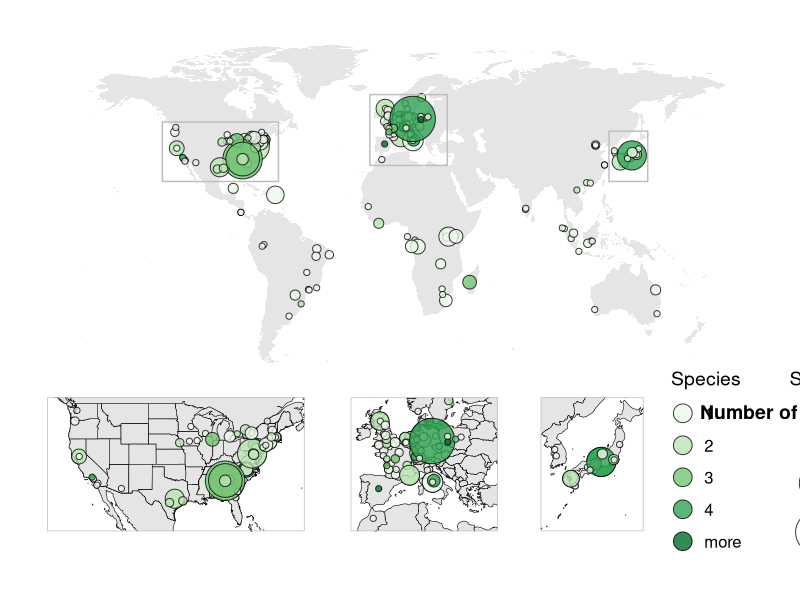
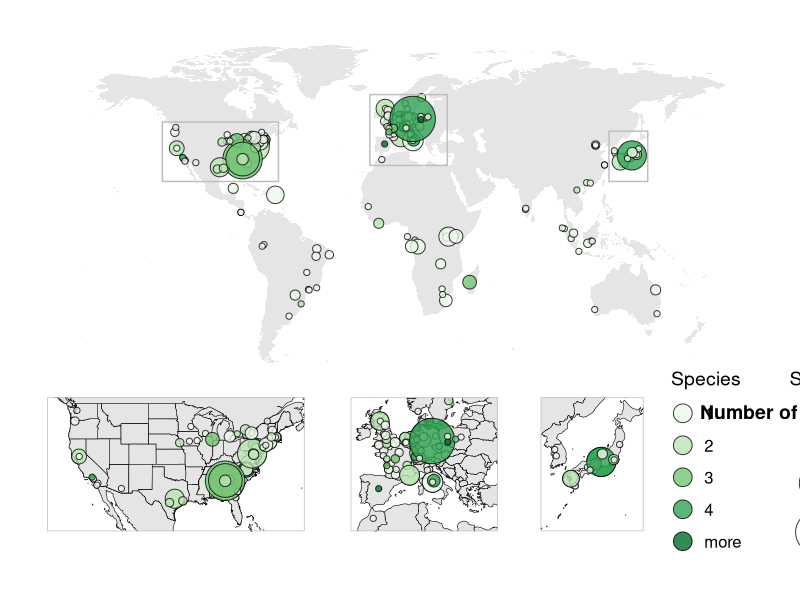

These charts were generated, in order, by the following R code:
## ---- chunk 1
library(tidyverse)
library(cowplot)
library(maps)
library(viridis)
## ---- chunk 2
studies <- read_csv("../data/studies_gsheet.csv")
sites <- read_csv("../data/sites_gsheet.csv")
## ---- chunk 3
df <- studies %>% 
  group_by(site) %>% 
  summarise(Nstudies = n_distinct(studyID),
            Nspecies = n_distinct(species)) %>% 
  mutate(legend_species = ifelse(Nspecies > 4, "more      ", Nspecies))%>%
  left_join(sites)
## ---- chunk 4
df %>% 
  arrange(desc(Nspecies), desc(Nstudies)) %>% 
  mutate(site2 = str_sub(site, 1, 40)) %>% 
  select(site2, country, Nstudies, Nspecies)
## ---- chunk 5
world <- map("world", plot = FALSE, fill = TRUE) %>% fortify()
## ---- chunk 6
ms <- ggplot(df, aes(x = long, y = lat)) +
  geom_polygon(data = world, aes(group = group), fill = "grey90") +
  geom_point(aes(size = Nstudies, fill = legend_species), shape = 21, alpha = .8) +
  theme_map() +
  # to have them side by side
  scale_fill_brewer("Species", palette = "Greens") +
  scale_size_area("Studies", max_size = 15, breaks = c(1, 20, 40, 60)) +
  theme(legend.box = "horizontal") +
  guides(fill = guide_legend(override.aes = list(size = 6), keyheight = 1.6, order = 1),
         size = guide_legend(keyheight = 1.6, order = 0))

legend <- get_legend(ms)
# plot_grid(legend)

msx <- ms +
  annotate("rect", ymin = c(24, 31, 24), ymax = c(46, 62, 50), xmin = c(124, -12, -130), 
           xmax = c(146, 32, -64), size = .5, col = "grey", fill = NA) + 
  coord_fixed(1.3, ylim = c(-55, 83.59961)) +
  theme(legend.position = "none")
## ---- chunk 7
# japan
ms1 <- ms + 
  geom_polygon(data = world, aes(group = group), col = "black", fill = "grey90", lwd = .2) +
  geom_point(aes(size = Nstudies, fill = legend_species), shape = 21, alpha = .8) +
  coord_fixed(1.3, ylim = c(25, 45), xlim = c(125, 145)) +
  theme(legend.position = "none") +
  panel_border(color = "grey", size = .5)

# europe
ms2 <- ms + 
  geom_polygon(data = world, aes(group = group), col = "black", fill = "grey90", lwd = .2) +
  geom_point(aes(size = Nstudies, fill = legend_species), shape = 21, alpha = .8) +
  coord_fixed(1.3, ylim = c(32, 60), xlim = c(-10, 30)) +
  theme(legend.position = "none") +
  panel_border(color = "grey", size = .5)

# contiguous us
usa = map("state", plot = FALSE, fill = TRUE) %>% fortify() # "usa"

ms3 <- ms + 
  geom_polygon(data = world, aes(group = group), col = "black", fill = "grey90", lwd = .2) +
  geom_polygon(data = usa, aes(group = group), col = "black", fill = "grey90", lwd = .2) +
  geom_point(aes(size = Nstudies, fill = legend_species), shape = 21, alpha = .8) +
  coord_fixed(1.3, ylim = c(25, 49), xlim = c(-127, -67)) +
  theme(legend.position = "none") +
  panel_border(color = "grey", size = .5)
## ---- chunk 8
# make bottom row (3 map insets + legend)
bottom_row <- plot_grid(ms3, ms2, NA, ms1, NA, legend, nrow = 1, label_x = -.27, label_y = .93,
                        labels = c(rep("", 5), "Number of ..."), 
                        rel_widths = c(2, 1.18, .06, .85, .08, .7))

# make whole plot as 1 column, big map on top, bottom row underneath
plot_grid(msx, bottom_row, ncol = 1, rel_heights = c(2.4, 1)) +
  theme(plot.margin = unit(c(.5, .5, 1.5, .5), "cm"))
## ---- chunk 9
ggsave("../graphs/map_insets.pdf", width = 8, height = 5.5, scale = 2)
## ---- chunk 10
sessionInfo()
